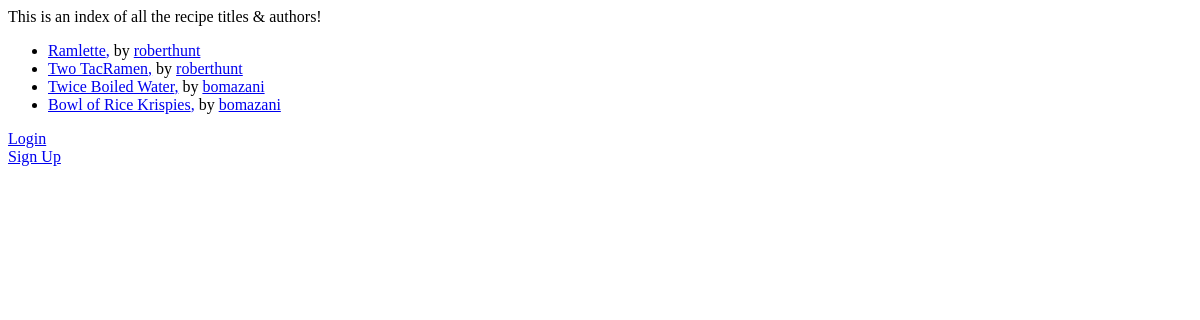
The app's page /, older data.
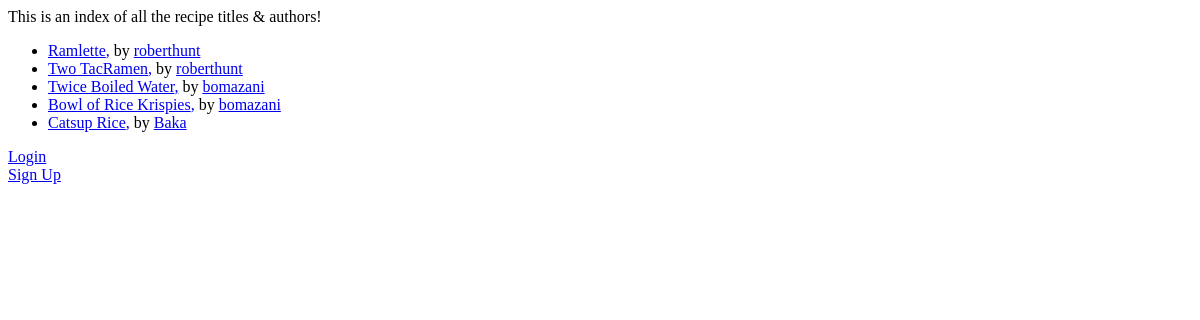
The same page, newer data.
### recipebox/models.py (models this page shows, shortened)
class Recipe(models.Model):
    title = models.CharField(max_length=124)
    description = models.CharField(max_length=124, null=True, blank=True)
    time_required = models.IntegerField(default=1)
    body = models.TextField(null=True, blank=True)
    author = models.ForeignKey(
        Author,
        on_delete=models.CASCADE
    )

class Author(models.Model):
    user = models.OneToOneField(
        User,
        on_delete=models.CASCADE
    )
    bio = models.CharField(max_length=124)
    def __str__(self):
        return self.user.username

### recipebox/views.py (the view)
# urls.py: path('', views.index, name='index'),
def index(request):
    items = Recipe.objects.all()
    return render(request, 'index.html', {'data':items})

### templates/index.html (shortened to what this page needs)
<!DOCTYPE html>
<html lang="en">
<head>
</head>
<body>
    This is an index of all the recipe titles & authors!
    <ul>
        {% for foo in data %}
        <li>
            <a href='/recipe/{{foo.id}}'>{{ foo.title }},</a>
            by <a href='/author/{{foo.author.id}}'>{{ foo.author }}</a>
        </li>
        {% endfor %}
    </ul>
    <div>
            {% if user.is_authenticated%}
            <a href="{% url 'logout' %}">Logout</a>
            {% else %}
            <a href="{% url 'login' %}">Login</a>
            <a href="{% url 'signup' %}">Sign Up</a>
            {% endif %}
        </div>
    </body>
</html>

Row changes from the older to the newer data that the page shows:
added Recipe: title "Catsup Rice", author "Baka"
